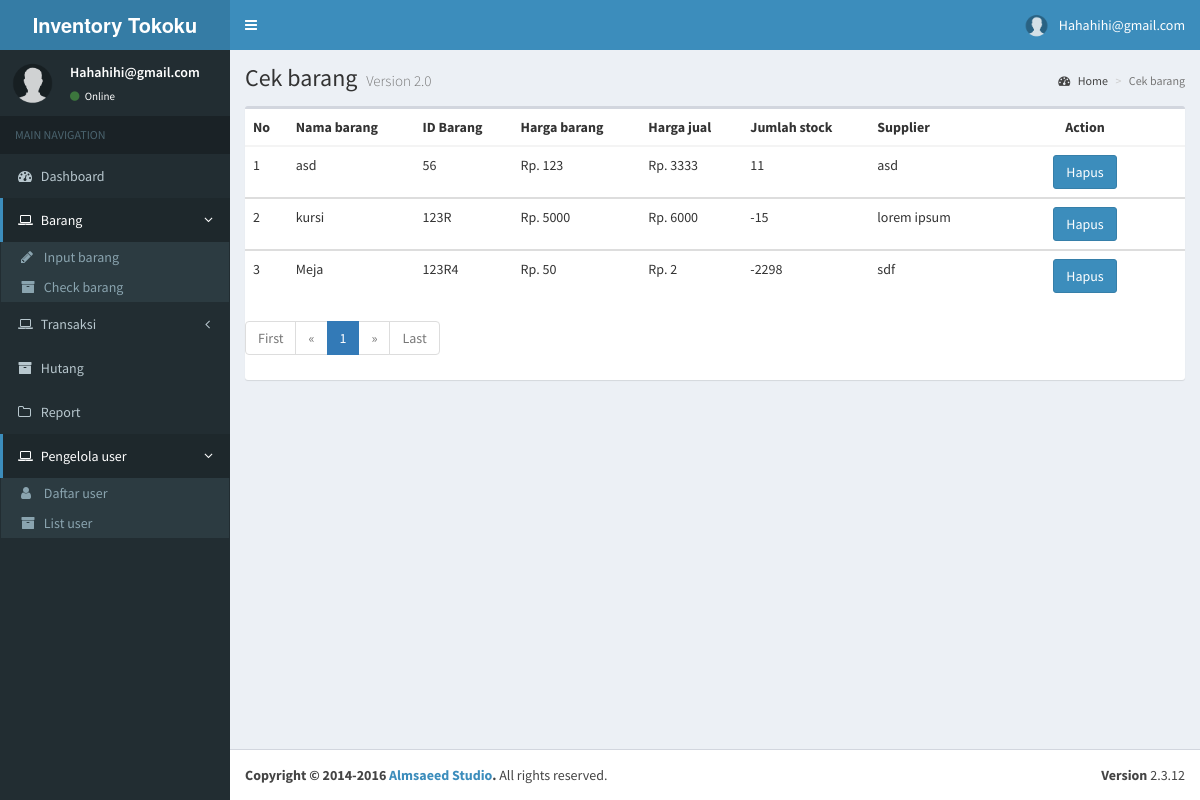
/admin/cekbarang.php (signed in), run on an earlier commit of the app's database.
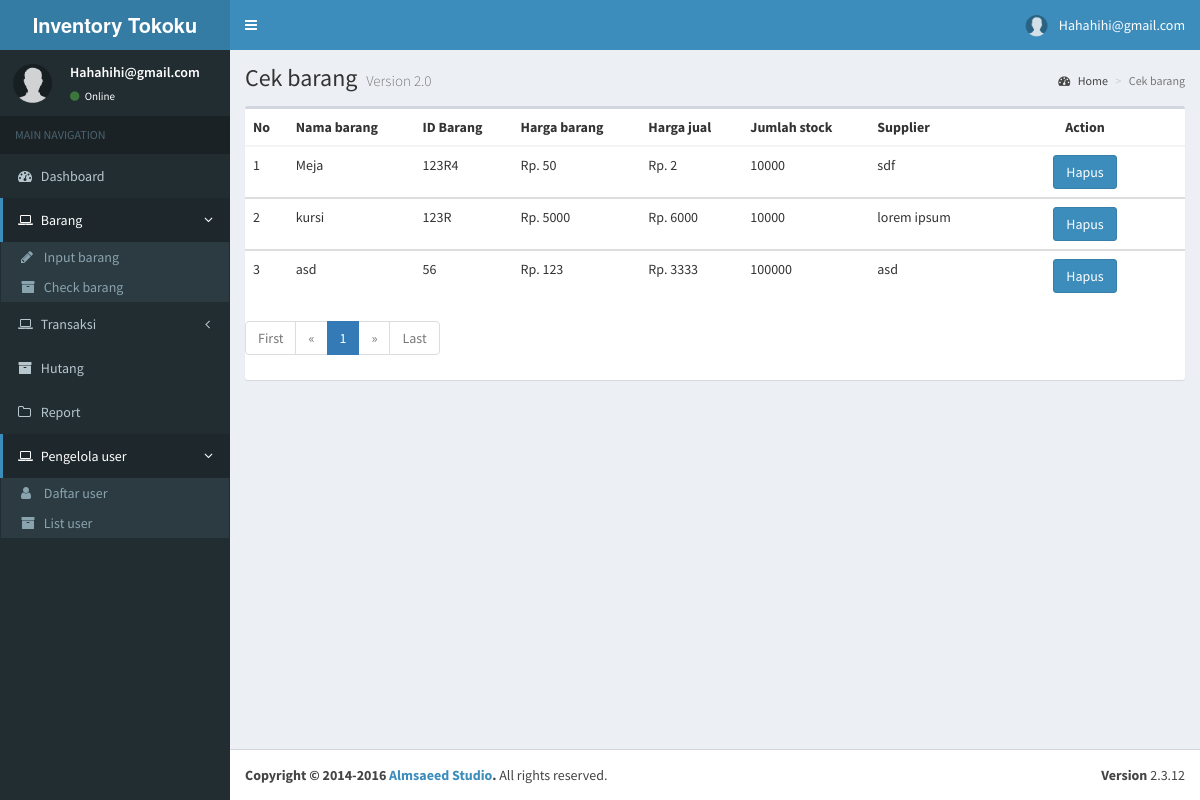
And on a later commit of the database.
### tables this page shows
CREATE TABLE `barang` (
  `id_barang` varchar(5) NOT NULL,
  `jenis_barang` varchar(30) NOT NULL,
  `nama_barang` varchar(60) NOT NULL,
  `harga_beli` int(20) NOT NULL,
  `harga_jual` int(20) NOT NULL,
  `jumlah_stock` int(20) NOT NULL,
  `supplier` text NOT NULL,
  `deskripsi` text NOT NULL,
  `created_at` timestamp NOT NULL DEFAULT current_timestamp() ON UPDATE current_timestamp()
);

### admin/cekbarang.php (the view, shortened to what the changed rows need)
<!DOCTYPE html>
<html>
<head>
  <link rel="stylesheet" href="bootstrap/css/bootstrap.min.css">
  <link rel="stylesheet" href="https://cdnjs.cloudflare.com/ajax/libs/font-awesome/4.5.0/css/font-awesome.min.css">
  <link rel="stylesheet" href="https://cdnjs.cloudflare.com/ajax/libs/ionicons/2.0.1/css/ionicons.min.css">
  <link rel="stylesheet" href="dist/css/AdminLTE.min.css">
  <link rel="stylesheet" href="bootstrap/css/style.css">
  <link rel="stylesheet" href="dist/css/skins/_all-skins.min.css">
</head>
<body class="hold-transition skin-blue sidebar-mini">
<div class="wrapper">
  <div class="content-wrapper">
    <section class="content-header">
      <h1>
        Cek barang
        <small>Version 2.0</small>
      </h1>
    </section>
    <section class="content">
		<div class="row">
			  <div class="col-xs-12">
				<div class="box">
                      <div class="box-body table-responsive no-padding">
                     <div class="box-body table-responsive no-padding">
                        <?php
                           $mysql_hostname = "localhost";
                           $mysql_user = "root";
                           $mysql_password = "";
                           $mysql_database = "inventory";
                           $conn = mysqli_connect($mysql_hostname, $mysql_user, $mysql_password, $mysql_database);
            ?>
					 <table class="table table-hover">
						<thead>
                           <th>No</th>
                           <th>Nama barang</th>
                           <th>ID Barang</th>
                           <th>Harga barang</th>
                           <th>Harga jual</th>
                           <th>Jumlah stock</th>
                           <th>Supplier</th>
                           <th>
                              <center>Action</center>
                           </th>
                        </thead>
						<?php
$page = (isset($_GET['page'])) ? $_GET['page'] : 1;
$limit = 10;
$limit_start = ($page - 1) * $limit;
$no = $limit_start + 1;
						$sql = "SELECT * FROM barang order by created_at desc LIMIT $limit_start, $limit";
                                             if($result = @mysqli_query($conn,$sql)){
                                                 if(mysqli_num_rows($result) > 0){
                                                     while($row = mysqli_fetch_array($result)){
                           ?>
                        <tbody>
                           <td><?php echo $no++ ?></td>
                           <td><?php echo $row['nama_barang'] ?></td>
                           <td><?php echo $row['id_barang'] ?></td>
                           <td><?php echo "Rp. " . $row['harga_beli'] ?></td>
						   <td><?php echo "Rp. " . $row['harga_jual'] ?></td>
                           <td><?php echo $row['jumlah_stock'] ?></td>
                           <td><?php echo $row['supplier'] ?></td>
                           <td width="200px">
                              <center>
                                 <button class="btn btn-primary" data-toggle="modal" data-target="#false<?php echo $row['id_barang'];?>">Hapus</button>
                              </center>
                           </td>
                        </tbody>
                        <?php
                           }
                           }echo "</table>";
                           } else{
                           echo "ERROR: Could not able to execute $sql. ";
                           }
                           ?>
                        <ul class="pagination">
            <?php
            $sql = mysqli_query($conn, "SELECT COUNT(id_barang) as num FROM barang");
            $total_pages = mysqli_fetch_array($sql);
            $yourcount = $total_pages['num'];
            $jumlah_page = ceil($yourcount / $limit);
            $jumlah_number = 3;
            $start_number = ($page > $jumlah_number) ? $page - $jumlah_number : 1;
            $end_number = ($page < ($jumlah_page - $jumlah_number)) ? $page + $jumlah_number : $jumlah_page;
            for ($i = $start_number; $i <= $end_number; $i++) {
                $link_active = ($page == $i) ? 'class="active"' : '';
            ?>
                <li <?php echo $link_active; ?>><a href="cekbarang.php?page=<?php echo $i; ?>"><?php echo $i; ?></a></li>
            <?php
            }
            ?>
        </ul>
				</div>
			  </div>
		</div>
    </section>
  </div>
</div>
</body>
</html>

What changed in the data, as far as the page shows it:
changed barang "Meja": jumlah_stock "-2298" → "10000"; moves up the list
changed barang "kursi": jumlah_stock "-15" → "10000"; moves down the list
changed barang "asd": jumlah_stock "11" → "100000"
